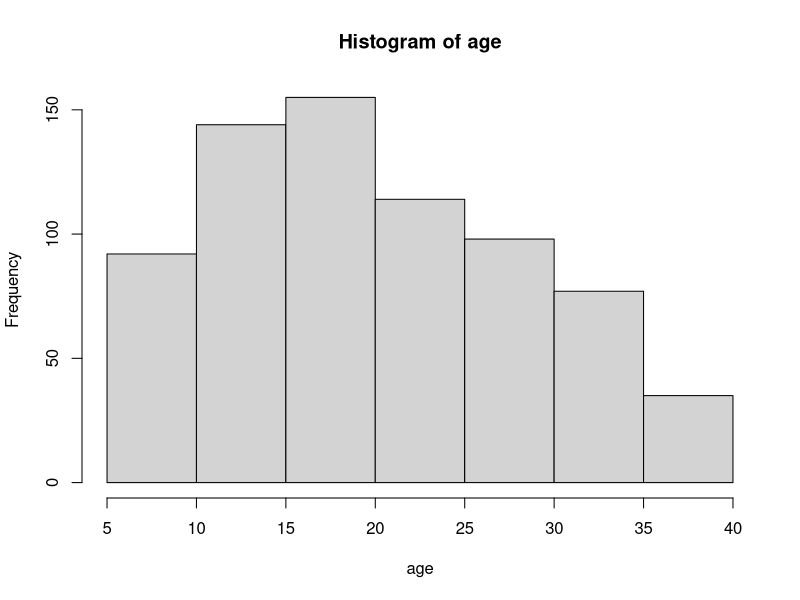
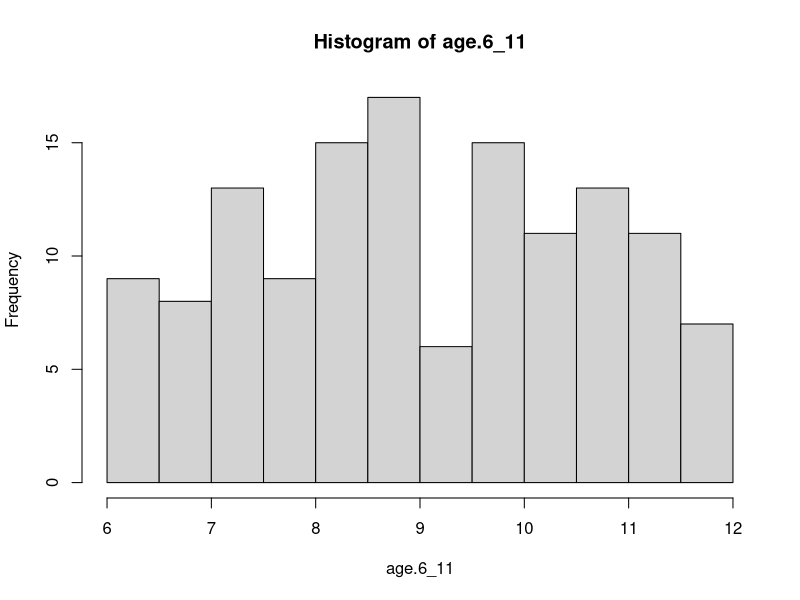
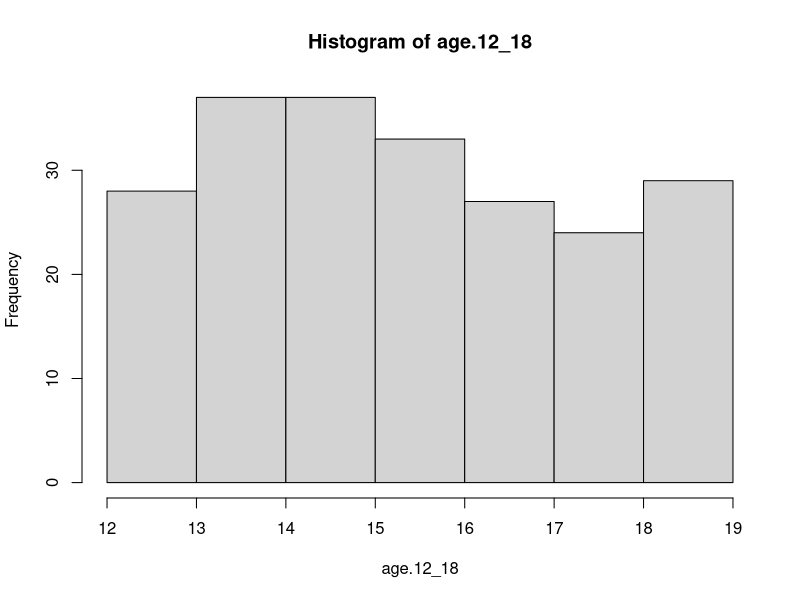
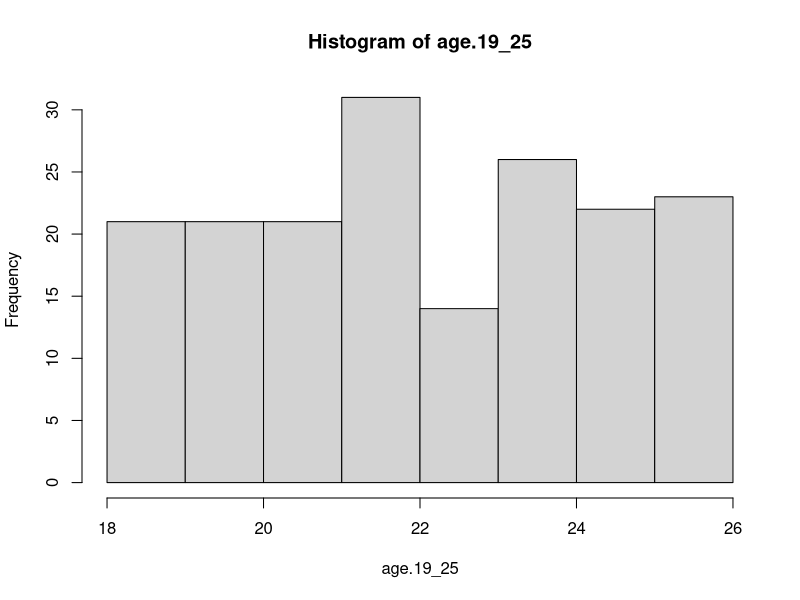
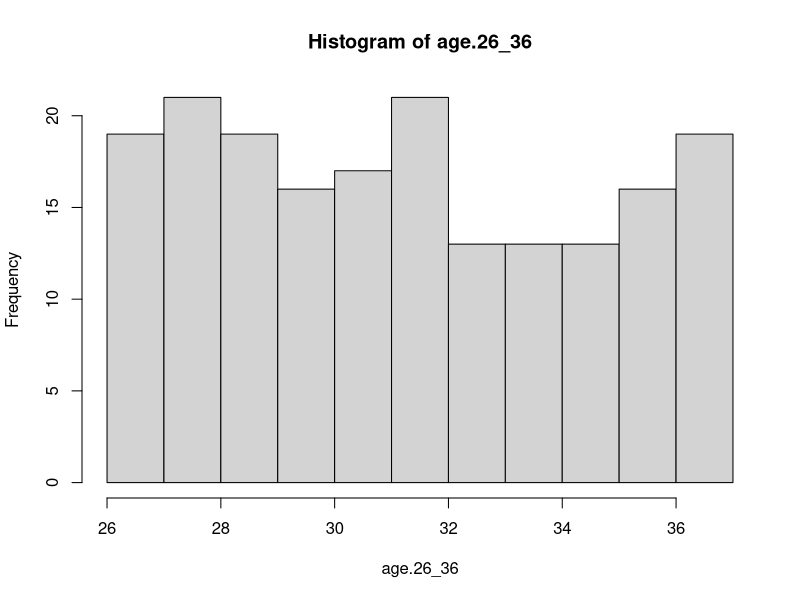
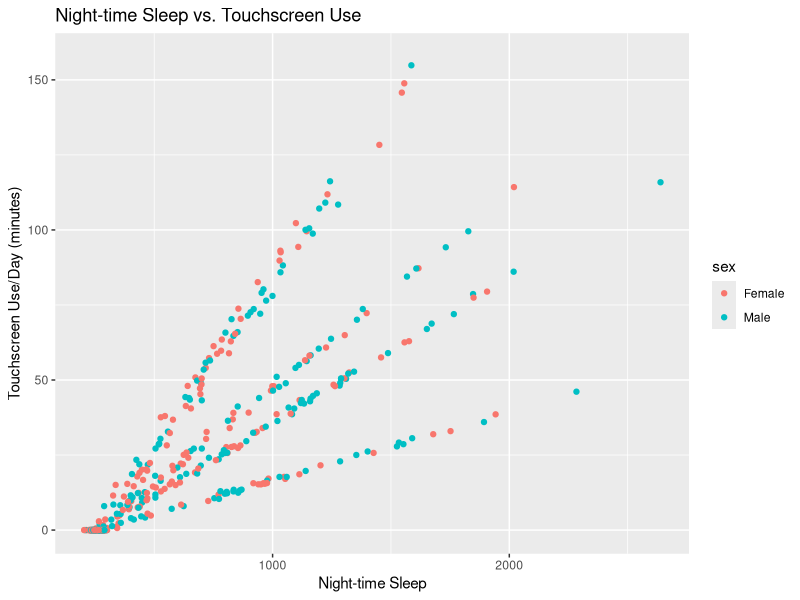
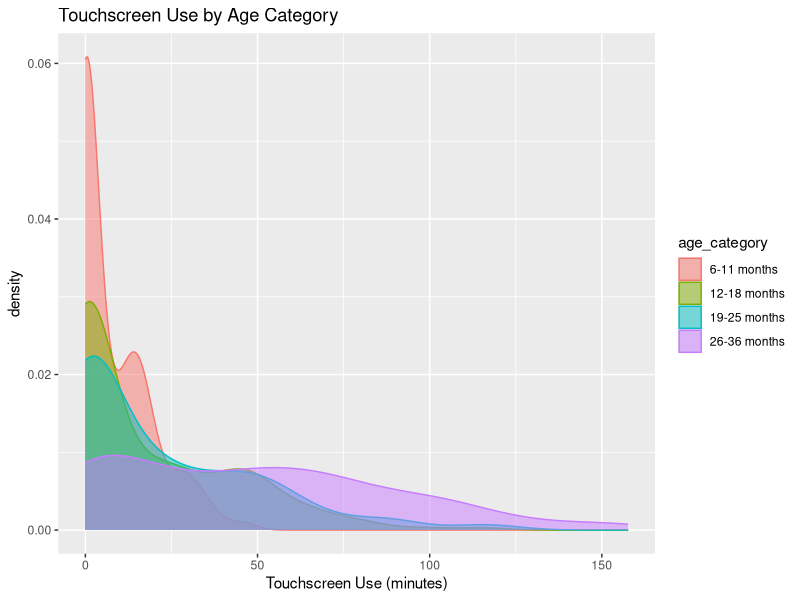

The R source for these figures, in order:
#### Data Simulation ####

set.seed(0)

# Overall Values

total.n.6_11 <- 134
total.n.12_18 <- 215
total.n.19_25 <- 179
total.n.26_36 <- 187


# Age

age.6_11 <- runif(n=total.n.6_11, min = 6, max = 11.9)
sd(age.6_11)
# sim sd: ~ 1.7
# original sd: 1.82
age.12_18 <- runif(n=total.n.12_18, min = 12, max = 18.9)
sd(age.12_18)
# sim sd: ~ 2.0
# original sd: 2.19

age.19_25 <- runif(n=total.n.19_25, min = 18, max = 25.9)
sd(age.19_25)
# sim sd: ~ 2.4
# original sd: 2.07

age.26_36 <- rnorm(n=total.n.26_36, mean=30.64, sd=3.07)
age.26_36 <- runif(n=total.n.26_36, min = 26, max = 36.9)
sd(age.26_36)
# sim sd: ~ 3.1
# original sd: 3.07


age <- c(age.6_11, age.12_18, age.19_25, age.26_36)
sd(age)
# sim sd: ~ 8.6
# original sd: 8.26

hist(age)
hist(age.6_11)
hist(age.12_18)
hist(age.19_25)
hist(age.26_36)



# Touchscreen Use

screen.n.6_11 <- 123
screen.n.12_18 <- 194
screen.n.19_25 <- 145
screen.n.26_36 <- 151

# set.seed(0)
screen.6_11 <- rnorm(n=total.n.6_11, mean=(8.53-4), sd=15.54)
screen.6_11 <- replace(screen.6_11, screen.6_11<0, 0)
screen.6_11[sample(1:length(screen.6_11), 
                    size = (total.n.6_11-screen.n.6_11), replace = FALSE)] <- NA
sd(screen.6_11, na.rm = TRUE)
mean(screen.6_11, na.rm = TRUE)
# Final mean typically hovers between 8-9

# set.seed(0)
screen.12_18 <- rnorm(n=total.n.12_18, mean=(18.80-12), sd=36.83)
screen.12_18 <- replace(screen.12_18, screen.12_18<0, 0)
screen.12_18[sample(1:length(screen.12_18), 
                    size = (total.n.12_18-screen.n.12_18), replace = FALSE)] <- NA
sd(screen.12_18, na.rm = TRUE)
mean(screen.12_18, na.rm = TRUE)

# Final mean typically hoers between 17-20

# set.seed(0)
screen.19_25 <- rnorm(n=total.n.19_25, mean=(25.18-7), sd=37.46)
screen.19_25 <- replace(screen.19_25, screen.19_25<0, 0)
screen.19_25[sample(1:length(screen.19_25), 
                    size = (total.n.19_25-screen.n.19_25), replace = FALSE)] <- NA
sd(screen.19_25, na.rm = TRUE)
mean(screen.19_25, na.rm = TRUE)
# Final mean typically hovers between 22-27

# set.seed(0)
screen.26_36 <- rnorm(n=total.n.26_36, mean=(44.11-4), sd=47.75)
screen.26_36 <- replace(screen.26_36, screen.26_36<0, 0)
screen.26_36[sample(1:length(screen.26_36), 
                    size = (total.n.26_36-screen.n.26_36), replace = FALSE)] <- NA
sd(screen.26_36, na.rm = TRUE)
mean(screen.26_36, na.rm = TRUE)
# Final mean typically hovers between 40-47

screentime <- c(screen.6_11, screen.12_18, screen.19_25, screen.26_36)

impute_screen.6_11 <- replace(screen.6_11, is.na(screen.6_11), 
                              mean(screen.6_11, na.rm=TRUE))
impute_screen.12_18 <- replace(screen.12_18, is.na(screen.12_18), 
                               mean(screen.12_18, na.rm=TRUE))
impute_screen.19_25 <- replace(screen.19_25, is.na(screen.19_25), 
                               mean(screen.19_25, na.rm=TRUE))
impute_screen.26_36 <- replace(screen.26_36, is.na(screen.26_36), 
                               mean(screen.26_36, na.rm=TRUE))

# Sex

sex.6_11 <- rep(x = "Female", times = total.n.6_11)
sex.6_11[sample(1:length(sex.6_11), size=ceiling(total.n.6_11*0.5149), 
                replace = FALSE)] <- "Male"

sex.12_18 <- rep(x = "Female", times = total.n.12_18)
sex.12_18[sample(1:length(sex.12_18), size=ceiling(total.n.12_18*0.5302), 
                 replace = FALSE)] <- "Male"


sex.19_25 <- rep(x = "Female", times = total.n.19_25)
sex.19_25[sample(1:length(sex.19_25), size=ceiling(total.n.19_25*0.5587), 
                 replace = FALSE)] <- "Male"


sex.26_36 <- rep(x = "Female", times = total.n.26_36)
sex.26_36[sample(1:length(sex.26_36), size=ceiling(total.n.26_36*0.5134), 
               replace = FALSE)] <- "Male"

sex <- c(sex.6_11, sex.12_18, sex.19_25, sex.26_36)
length(sex)

# Background TV

# N values for each age group
tv.n.6_11 <- 123
tv.n.12_18 <- 194
tv.n.19_25 <- 145
tv.n.26_36 <- 151

# TV values for each age group

tv_sd.6_11 <- 186.08
tv_sd.12_18 <- 172.70
tv_sd.19_25 <- 162.99
tv_sd.26_36 <-183.24

tv_mean.6_11 <- 209.72
tv_mean.12_18 <- 189.62
tv_mean.19_25 <- 187.00
tv_mean.26_36 <- 219.01

# Touchscreen mean for each age group
screen_mean.6_11 <- 8.53
screen_mean.12_18 <- 18.80
screen_mean.19_25 <- 25.18
screen_mean.26_36 <- 44.11

screen_sd.6_11 <- 15.54
screen_sd.12_18 <- 36.83
screen_sd.19_25 <- 37.46
screen_sd.26_36 <- 47.75

# Ratio values for each age group
tv_screen_ratio.6_11 <- tv_mean.6_11/screen_mean.6_11
tv_screen_ratio.12_18 <- tv_mean.12_18/screen_mean.12_18
tv_screen_ratio.19_25 <- tv_mean.19_25/screen_mean.19_25
tv_screen_ratio.26_36 <- tv_mean.26_36/screen_mean.26_36


tv_mean.all <-200.27



tv.6_11 <- (0.6)*(impute_screen.6_11 * tv_screen_ratio.6_11) + 
  (0.4)*(tv_mean.6_11 + rnorm(tv.n.6_11, sd=tv_sd.6_11))
tv.6_11[sample(1:length(tv.6_11), size=(total.n.6_11-tv.n.6_11), 
               replace = FALSE)] <- NA
tv.6_11 <- replace(tv.6_11, tv.6_11<0, 0)
mean(tv.6_11, na.rm=TRUE)


tv.12_18 <- (0.6)*(impute_screen.12_18 * tv_screen_ratio.12_18) + 
  (0.4)*(tv_mean.12_18 + rnorm(tv.n.12_18, sd=tv_sd.12_18))
tv.12_18[sample(1:length(tv.12_18), size=(total.n.12_18-tv.n.12_18), 
                replace = FALSE)] <- NA
tv.12_18 <- replace(tv.12_18, tv.12_18<0, 0)
mean(tv.12_18, na.rm=TRUE)



tv.19_25 <- (0.6)*(impute_screen.19_25 * tv_screen_ratio.19_25) + 
  (0.4)*(tv_mean.19_25 + rnorm(tv.n.19_25, sd=tv_sd.19_25))
tv.19_25[sample(1:length(tv.19_25), size=(total.n.19_25-tv.n.19_25), 
                replace = FALSE)] <- NA
tv.19_25 <- replace(tv.19_25, tv.19_25<0, 0)
mean(tv.19_25, na.rm=TRUE)



tv.26_36 <- (0.6)*(impute_screen.26_36 * tv_screen_ratio.26_36) + 
  (0.4)*(tv_mean.26_36 + rnorm(tv.n.26_36, sd=tv_sd.26_36))
tv.26_36[sample(1:length(tv.26_36), size=(total.n.26_36-tv.n.26_36), 
                replace = FALSE)] <- NA
tv.26_36 <- replace(tv.26_36, tv.26_36<0, 0)
mean(tv.26_36, na.rm=TRUE)

tv <- c(tv.6_11, tv.12_18, tv.19_25, tv.26_36)

## Night-time sleep duration

# Overall values for each age group
ntsleep.n.6_11 <- 116
ntsleep.n.12_18 <- 176
ntsleep.n.19_25 <- 132
ntsleep.n.26_36 <- 130

ntsleep_sd.6_11 <- 64.81
ntsleep_sd.12_18 <- 50.13
ntsleep_sd.19_25 <- 60.12
ntsleep_sd.26_36 <-61.81

ntsleep_mean.6_11 <- 637.24
ntsleep_mean.12_18 <- 647.24
ntsleep_mean.19_25 <- 651.25
ntsleep_mean.26_36 <- 643.21


# Ratio values for each age group
ntsleep_screen_ratio.6_11 <- ntsleep_mean.6_11/screen_mean.6_11
ntsleep_screen_ratio.12_18 <- ntsleep_mean.12_18/screen_mean.12_18
ntsleep_screen_ratio.19_25 <- ntsleep_mean.19_25/screen_mean.19_25
ntsleep_screen_ratio.26_36 <- ntsleep_mean.26_36/screen_mean.26_36

# 
# tv.26_36 <- (0.8)*(impute_screen.26_36 * tv_screen_ratio.26_36) + 
#   (0.2)*(tv_mean.26_36 + rnorm(tv.n.26_36, sd=tv_sd.26_36))
# tv.26_36[sample(1:length(tv.26_36), size=(total.n.26_36-tv.n.26_36), 
#                 replace = FALSE)] <- NA
# tv.26_36 <- replace(tv.26_36, tv.26_36<0, 0)
# mean(tv.26_36, na.rm=TRUE)

ntsleep.6_11 <- (0.6)*(impute_screen.6_11 * ntsleep_screen_ratio.6_11) + 
  (0.4)*(ntsleep_mean.6_11 + rnorm(ntsleep.n.6_11, sd=ntsleep_sd.6_11))
ntsleep.6_11[sample(1:length(ntsleep.6_11), size=(total.n.6_11-ntsleep.n.6_11),
                    replace = FALSE)] <- NA
ntsleep.6_11 <- replace(ntsleep.6_11, ntsleep.6_11<0, 0)
mean(ntsleep.6_11, na.rm = TRUE)


ntsleep.12_18 <- (0.6)*(impute_screen.12_18 * ntsleep_screen_ratio.12_18) + 
  (0.4)*(ntsleep_mean.12_18 + rnorm(ntsleep.n.12_18, sd=ntsleep_sd.12_18))
ntsleep.12_18[sample(1:length(ntsleep.12_18), size=(total.n.12_18-ntsleep.n.12_18),
                    replace = FALSE)] <- NA
ntsleep.12_18 <- replace(ntsleep.12_18, ntsleep.12_18<0, 0)
mean(ntsleep.12_18, na.rm = TRUE)


ntsleep.19_25 <- (0.6)*(impute_screen.19_25 * ntsleep_screen_ratio.19_25) + 
  (0.4)*(ntsleep_mean.19_25 + rnorm(ntsleep.n.19_25, sd=ntsleep_sd.19_25))
ntsleep.19_25[sample(1:length(ntsleep.19_25), size=(total.n.19_25-ntsleep.n.19_25),
                    replace = FALSE)] <- NA
ntsleep.19_25 <- replace(ntsleep.19_25, ntsleep.19_25<0, 0)
mean(ntsleep.19_25, na.rm = TRUE)


ntsleep.26_36 <- (0.6)*(impute_screen.26_36 * ntsleep_screen_ratio.26_36) + 
  (0.4)*(ntsleep_mean.26_36 + rnorm(ntsleep.n.26_36, sd=ntsleep_sd.26_36))
ntsleep.26_36[sample(1:length(ntsleep.26_36), size=(total.n.26_36-ntsleep.n.26_36),
                    replace = FALSE)] <- NA
ntsleep.26_36 <- replace(ntsleep.26_36, ntsleep.26_36<0, 0)
mean(ntsleep.26_36, na.rm = TRUE)

ntsleep <- c(ntsleep.6_11, ntsleep.12_18, ntsleep.19_25, ntsleep.26_36)

## Day-time sleep duration

# Overall values for each age group
daysleep.n.6_11 <- 116
daysleep.n.12_18 <- 176
daysleep.n.19_25 <- 132
daysleep.n.26_36 <- 126

daysleep_sd.6_11 <- 47.27
daysleep_sd.12_18 <- 38.40
daysleep_sd.19_25 <- 40.28
daysleep_sd.26_36 <- 53.20

daysleep_mean.6_11 <- 139.05
daysleep_mean.12_18 <- 122.47
daysleep_mean.19_25 <- 100.57
daysleep_mean.26_36 <- 68.25


# Ratio values for each age group
daysleep_screen_ratio.6_11 <- daysleep_mean.6_11/screen_mean.6_11
daysleep_screen_ratio.12_18 <- daysleep_mean.12_18/screen_mean.12_18
daysleep_screen_ratio.19_25 <- daysleep_mean.19_25/screen_mean.19_25
daysleep_screen_ratio.26_36 <- daysleep_mean.26_36/screen_mean.26_36


daysleep.6_11 <- (0.6)*(impute_screen.6_11 * daysleep_screen_ratio.6_11) + 
  (0.4)*(daysleep_mean.6_11 + rnorm(daysleep.n.6_11, sd=daysleep_sd.6_11))
daysleep.6_11[sample(1:length(daysleep.6_11), size=(total.n.6_11-daysleep.n.6_11),
                    replace = FALSE)] <- NA
daysleep.6_11 <- replace(daysleep.6_11, daysleep.6_11<0, 0)
mean(daysleep.6_11, na.rm = TRUE)


daysleep.12_18 <- (0.6)*(impute_screen.12_18 * daysleep_screen_ratio.12_18) + 
  (0.4)*(daysleep_mean.12_18 + rnorm(daysleep.n.12_18, sd=daysleep_sd.12_18))
daysleep.12_18[sample(1:length(daysleep.12_18), size=(total.n.12_18-daysleep.n.12_18),
                     replace = FALSE)] <- NA
daysleep.12_18 <- replace(daysleep.12_18, daysleep.12_18<0, 0)
mean(daysleep.12_18, na.rm = TRUE)


daysleep.19_25 <- (0.6)*(impute_screen.19_25 * daysleep_screen_ratio.19_25) + 
  (0.4)*(daysleep_mean.19_25 + rnorm(daysleep.n.19_25, sd=daysleep_sd.19_25))
daysleep.19_25[sample(1:length(daysleep.19_25), size=(total.n.19_25-daysleep.n.19_25),
                     replace = FALSE)] <- NA
daysleep.19_25 <- replace(daysleep.19_25, daysleep.19_25<0, 0)
mean(daysleep.19_25, na.rm = TRUE)


daysleep.26_36 <- (0.6)*(impute_screen.26_36 * daysleep_screen_ratio.26_36) + 
  (0.4)*(daysleep_mean.26_36 + rnorm(daysleep.n.26_36, sd=daysleep_sd.26_36))
daysleep.26_36[sample(1:length(daysleep.26_36), size=(total.n.26_36-daysleep.n.26_36),
                     replace = FALSE)] <- NA
daysleep.26_36 <- replace(daysleep.26_36, daysleep.26_36<0, 0)
mean(daysleep.26_36, na.rm = TRUE)

daysleep <- c(daysleep.6_11, daysleep.12_18, daysleep.19_25, daysleep.26_36)

# Total sleep

totalsleep <- ntsleep+daysleep


# Average number of night awakenings

# Overall values for each age group

wake.n.6_11 <- 116
wake.n.12_18 <- 177
wake.n.19_25 <- 133
wake.n.26_36 <- 130

wake_sd.6_11 <- 1.73
wake_sd.12_18 <- 1.33
wake_sd.19_25 <- 1.01
wake_sd.26_36 <- 0.81

wake_mean.6_11 <- 2
wake_mean.12_18 <- 1.29
wake_mean.19_25 <- 0.91
wake_mean.26_36 <- 0.58


# Ratio values for each age group
wake_screen_ratio.6_11 <- wake_mean.6_11/screen_mean.6_11
wake_screen_ratio.12_18 <- wake_mean.12_18/screen_mean.12_18
wake_screen_ratio.19_25 <- wake_mean.19_25/screen_mean.19_25
wake_screen_ratio.26_36 <- wake_mean.26_36/screen_mean.26_36


wake.6_11 <- ceiling((0.6)*(impute_screen.6_11 * wake_screen_ratio.6_11) + 
  (0.4)*(wake_mean.6_11 + rnorm(wake.n.6_11, sd=wake_sd.6_11)) - 0.55)
wake.6_11[sample(1:length(wake.6_11), size=(total.n.6_11-wake.n.6_11),
                     replace = FALSE)] <- NA
wake.6_11 <- replace(wake.6_11, wake.6_11<0, 0)
mean(wake.6_11, na.rm = TRUE)


wake.12_18 <- ceiling((0.6)*(impute_screen.12_18 * wake_screen_ratio.12_18) + 
  (0.4)*(wake_mean.12_18 + rnorm(wake.n.12_18, sd=wake_sd.12_18))-0.45)
wake.12_18[sample(1:length(wake.12_18), size=(total.n.12_18-wake.n.12_18),
                      replace = FALSE)] <- NA
wake.12_18 <- replace(wake.12_18, wake.12_18<0, 0)
mean(wake.12_18, na.rm = TRUE)


wake.19_25 <- floor((0.6)*(impute_screen.19_25 * wake_screen_ratio.19_25) + 
  (0.4)*(wake_mean.19_25 + rnorm(wake.n.19_25, sd=wake_sd.19_25)))
wake.19_25[sample(1:length(wake.19_25), size=(total.n.19_25-wake.n.19_25),
                      replace = FALSE)] <- NA
wake.19_25 <- replace(wake.19_25, wake.19_25<0, 0)
mean(wake.19_25, na.rm = TRUE)


wake.26_36 <- ceiling((0.6)*(impute_screen.26_36 * wake_screen_ratio.26_36) + 
  (0.4)*(wake_mean.26_36 + rnorm(wake.n.26_36, sd=wake_sd.26_36))+.3)
wake.26_36[sample(1:length(wake.26_36), size=(total.n.26_36-wake.n.26_36),
                      replace = FALSE)] <- NA
wake.26_36 <- replace(wake.26_36, wake.26_36<0, 0)
mean(wake.26_36, na.rm = TRUE)

wake <- c(wake.6_11, wake.12_18, wake.19_25, wake.26_36)



# Sleep onset

# Overall values for each age group
onset.n.6_11 <- 116
onset.n.12_18 <- 177
onset.n.19_25 <- 131
onset.n.26_36 <- 130

onset_sd.6_11 <- 23.69
onset_sd.12_18 <- 16.53
onset_sd.19_25 <- 16.97
onset_sd.26_36 <- 27.86

onset_mean.6_11 <- 22.80
onset_mean.12_18 <- 21.54
onset_mean.19_25 <- 22.22
onset_mean.26_36 <- 29.34


# Ratio values for each age group
onset_screen_ratio.6_11 <- onset_mean.6_11/screen_mean.6_11
onset_screen_ratio.12_18 <- onset_mean.12_18/screen_mean.12_18
onset_screen_ratio.19_25 <- onset_mean.19_25/screen_mean.19_25
onset_screen_ratio.26_36 <- onset_mean.26_36/screen_mean.26_36


onset.6_11 <- (0.6)*(impute_screen.6_11 * onset_screen_ratio.6_11) + 
  (0.4)*(onset_mean.6_11 + rnorm(onset.n.6_11, sd=onset_sd.6_11))
onset.6_11[sample(1:length(onset.6_11), size=(total.n.6_11-onset.n.6_11),
                     replace = FALSE)] <- NA
onset.6_11 <- replace(onset.6_11, onset.6_11<0, 0)
mean(onset.6_11, na.rm = TRUE)


onset.12_18 <- (0.6)*(impute_screen.12_18 * onset_screen_ratio.12_18) + 
  (0.4)*(onset_mean.12_18 + rnorm(onset.n.12_18, sd=onset_sd.12_18))
onset.12_18[sample(1:length(onset.12_18), size=(total.n.12_18-onset.n.12_18),
                      replace = FALSE)] <- NA
onset.12_18 <- replace(onset.12_18, onset.12_18<0, 0)
mean(onset.12_18, na.rm = TRUE)


onset.19_25 <- (0.6)*(impute_screen.19_25 * onset_screen_ratio.19_25) + 
  (0.4)*(onset_mean.19_25 + rnorm(onset.n.19_25, sd=onset_sd.19_25))
onset.19_25[sample(1:length(onset.19_25), size=(total.n.19_25-onset.n.19_25),
                      replace = FALSE)] <- NA
onset.19_25 <- replace(onset.19_25, onset.19_25<0, 0)
mean(onset.19_25, na.rm = TRUE)


onset.26_36 <- (0.6)*(impute_screen.26_36 * onset_screen_ratio.26_36) + 
  (0.4)*(onset_mean.26_36 + rnorm(onset.n.26_36, sd=onset_sd.26_36))
onset.26_36[sample(1:length(onset.26_36), size=(total.n.26_36-onset.n.26_36),
                      replace = FALSE)] <- NA
onset.26_36 <- replace(onset.26_36, onset.26_36<0, 0)
mean(onset.26_36, na.rm = TRUE)

onset <- c(onset.6_11, onset.12_18, onset.19_25, onset.26_36)


df <- data.frame(age, sex, tv, screentime, ntsleep, daysleep, totalsleep, wake, onset)

df$age_category <- factor(rep(x = "26-36 months", times=length(df$age)), 
                             levels = c("6-11 months", "12-18 months", 
                                        "19-25 months", "26-36 months"))
df$age_category[df$age < 26] <- "19-25 months"
df$age_category[df$age < 19] <- "12-18 months"
df$age_category[df$age < 12] <- "6-11 months"
#### Data Exploration ####

library(ggplot2)

ggplot(data=df, aes(x=ntsleep, y=screentime, color=sex)) + 
  geom_point() + 
  labs(title = "Night-time Sleep vs. Touchscreen Use", 
       y = "Touchscreen Use/Day (minutes)", 
       x = "Night-time Sleep")

ggplot(data=df, aes(x=screentime, color=age_category, fill=age_category)) + 
  geom_density(alpha=0.5) + 
  labs(title = "Touchscreen Use by Age Category", 
       x = "Touchscreen Use (minutes)")

# Alternative method for simulating TV, not as good as the final chosen method

# tv.6_11 <- rnorm(total.n.6_11, mean=(209.72-10), sd=186.08)
# tv.6_11 <- replace(tv.6_11, tv.6_11<0, 0)
# na.tv.sample <- sample(tv.6_11, 
#                        size=(total.n.6_11-tv.n.6_11), 
#                        replace=FALSE)
# tv.6_11 <- replace(tv.6_11, na.tv.sample, NA)
# mean(tv.6_11, na.rm=TRUE)
# # Final mean falls between 190-220
# 
# tv.12_18 <- rnorm(total.n.12_18, mean=(189.62-17), sd=172.70)
# tv.12_18 <- replace(tv.12_18, tv.12_18<0, 0)
# na.tv.sample <- sample(tv.12_18, 
#                        size=(total.n.12_18-tv.n.12_18), 
#                        replace=FALSE)
# tv.12_18 <- replace(tv.12_18, na.tv.sample, NA)
# mean(tv.12_18, na.rm=TRUE)
# # Final mean falls between 170-200
# 
# tv.19_25 <- rnorm(total.n.19_25, mean=(187.00-12), sd=162.99)
# tv.19_25 <- replace(tv.19_25, tv.19_25<0, 0)
# na.tv.sample <- sample(tv.19_25, 
#                        size=(total.n.19_25-tv.n.19_25), 
#                        replace=FALSE)
# tv.19_25 <- replace(tv.19_25, na.tv.sample, NA)
# mean(tv.19_25, na.rm=TRUE)
# # Final mean falls between 170-210
# # Larger variation than previous age group because there's a smaller sample size
# 
# 
# tv.26_36 <- rnorm(total.n.26_36, mean=(219.01-7), sd=175.99)
# tv.26_36 <- replace(tv.26_36, tv.26_36<0, 0)
# na.tv.sample <- sample(tv.26_36, 
#                        size=(total.n.26_36-tv.n.26_36), 
#                        replace=FALSE)
# tv.26_36 <- replace(tv.26_36, na.tv.sample, NA)
# mean(tv.26_36, na.rm=TRUE)
# # Final mean falls between 205-235


